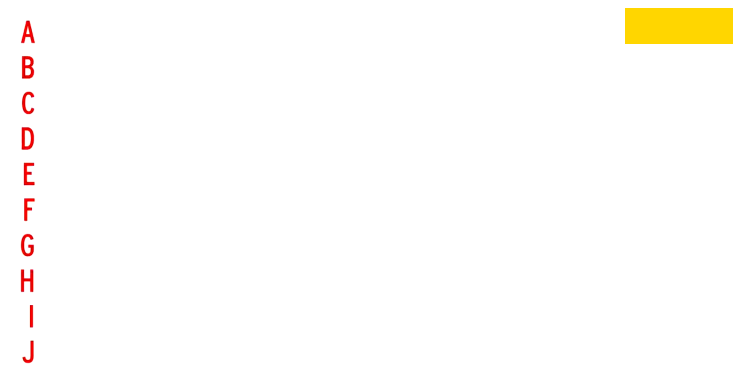
#> input picture resources/base.png, 1508 x 772 px (shown at 1/2 size)
$ python voteScreenGenerator.py resources/base.png   (older library calls are emulated)
#> lines starting #> are read from the running program, lines starting #| are printed output that depends on the picture
#> (reads resources/words.txt from the repository)
### utils/textTools.py
import re

def wrap_text(text,width,font,drawer):

    text_list = [text]

    while drawer.textsize(text_list[-1],font)[0] > width:
        nearest_space = get_nearest_space(text_list[-1],width,font,drawer)
        first = text_list[-1][:nearest_space]
        second = text_list[-1][nearest_space:]
        text_list[-1] = first
        text_list.append(second)

    return '\n'.join(text_list)


def get_nearest_space(text,width,font,drawer):

    text_width = drawer.textsize(text,font)[0]

    if width > text_width:
        return len(text)

    guess = len(text)*width // text_width

    while drawer.textsize(text[:guess],font)[0] < width:
        guess +=1

    while drawer.textsize(text[:guess],font)[0] > width:
        guess -= 1

    char_num = guess

    while char_num > 0:
        if text[char_num] == ' ':
            return char_num+1
        char_num -= 1

    return guess

# [5 lines left out: function simplify, not called in this run]

### voteScreenGenerator.py
import random, argparse, os, textwrap, json, csv
from PIL import Image, ImageDraw, ImageFont
from utils.textTools import wrap_text

#font change if needed
font = ImageFont.truetype('./resources/arial.ttf',30)
encoding = 'ISO-8859-15'

preserve=True
def parse_args(keylist):
    global preserve
    parser = argparse.ArgumentParser()
    parser.add_argument('input')
    parser.add_argument("-i", "--iterations", nargs='?', type=int, const=20, default=10, help='number of voting screens')
    parser.add_argument("-r", "--responses_to_use", nargs='+', default=[], type=int,
                        help='specify which responses you want to make voting screens for, use the number of responses, first response is 0')
    parser.add_argument("-p","--no_preserve",action='store_false',help='don\'t keep old slides')
    args = parser.parse_args()
    path = args.input
    its=args.iterations
    preserve=args.no_preserve
    submissions = []
    with open('./twows/{}/responses.csv'.format(path),'r',encoding=encoding) as csvfile:#read responses
#> (reads exampleTwow/responses.csv from the repository)
        reader = csv.reader(csvfile)
        for row in reader:
            submissions.append(row[1])

    random.shuffle(keylist)
    submissionCount = len(submissions)

    return (path,its,submissions,keylist,submissionCount,args.responses_to_use)

def create_random_order(submissions,its,submissionCount,to_use):
#> called with its = 10, submissionCount = 10
    voteList = []
    if len(to_use)==0:
        for i in range(int(10*its/len(submissions))+1):
            randomSubmissionOrder = list(range(submissionCount))
            random.shuffle(randomSubmissionOrder)
            voteList.append(randomSubmissionOrder)
    elif len(to_use)<10:
        for i in range(its):
            randomSubmissionOrder = to_use+random.sample(list(range(submissionCount)),10-len(to_use))
            random.shuffle(randomSubmissionOrder)
            voteList.append(randomSubmissionOrder)
    else:
        for i in range(int(10*its/len(to_use))+1):
            randomSubmissionOrder = list(range(len(to_use)))
            random.shuffle(randomSubmissionOrder)
            voteList.append(randomSubmissionOrder)

    return voteList

def count_words(text):
    return text.strip().count(' ')+1


def draw_screens(keylist,path,its,voteList,submissionCount,submissions):
#> called with path = 'resources/base.png', its = 10, submissionCount = 10
    global preserve
    screenDict = {}
    if preserve:
        try:
            screenDict = json.load(open('./twows/{}/dict.json'.format(path)))
#> (reads exampleTwow/dict.json from the repository)
        except:
            screenDict = {}
    top = len(screenDict)
    print(screenDict)

    voteNumber = 0
    text_writer = open('./twows/{}/ballots.txt'.format(path),'w')
    for iteration in range(its):

        base = Image.open('./resources/base.png').convert('RGB')
        drawer = ImageDraw.Draw(base)
        existingEntries = []

        word = keylist[iteration].upper()

        while word in screenDict.keys():
            keylist.pop(iteration)
            word = keylist[iteration].upper()

        w = drawer.textsize(word,font)[0]
#> w = 80
        drawer.text((1360-int(w/2), 30), word, font=font, fill="black")

        text_writer.write(word+'\n\n')

        for i in range(10):

            #ensures all submissions are displayed
            submissionNumber = voteList[int(voteNumber/submissionCount)][voteNumber%submissionCount]
            while submissionNumber in existingEntries:
                voteList[int(voteNumber/submissionCount)].remove(submissionNumber)
                voteList[int(voteNumber/submissionCount)].append(submissionNumber)
                submissionNumber = voteList[int(voteNumber/submissionCount)][voteNumber%submissionCount]

            response = wrap_text(submissions[submissionNumber],1100,font,drawer)
            drawer.text((100,70.875*i+60-drawer.textsize(response,font)[1]/2), response, font=font, fill=(0,0,0))
            distance = 130+drawer.textsize(response,font)[0]

            wordCount = count_words(response)

            if wordCount >10:
                drawer.text((distance,int(71.5*i)+42), str(wordCount), font=font, fill=(255,0,0))#blue
            else:
                drawer.text((distance,int(71.5*i)+42), str(wordCount), font=font, fill=(30,30,255))#red

            existingEntries.append(submissionNumber)
            ballot_line = ':regional_indicator_{}: {} ({})\n'.format(chr(i+97),submissions[submissionNumber],wordCount)
            text_writer.write(ballot_line)

            voteNumber+=1
#> this loop made 10 passes
#> (response, distance, wordCount) on passes 1, 2, 3, 4, 6, 7, 9, 10: ('this s a great response', 433, 5), ('firey firey firey', 317, 3), ('response 1', 278, 2), ('response 3', 278, 2), ('response 2', 278, 2), ('this is the sixth response', 458, 5), ('almost there', 295, 2), ('we need ten responses', 440, 4)
#> (distance, wordCount) on passes 5, 8: (1171, 35), (1225, 10)
#> after the loop, existingEntries = [4, 2, 0, 3, 8, 1, 5, 9, 7, 6]; voteNumber = 10

        screenDict[word]=list(existingEntries)
        base.save('./twows/{}/voteScreens/{}.png'.format(path,iteration+top))
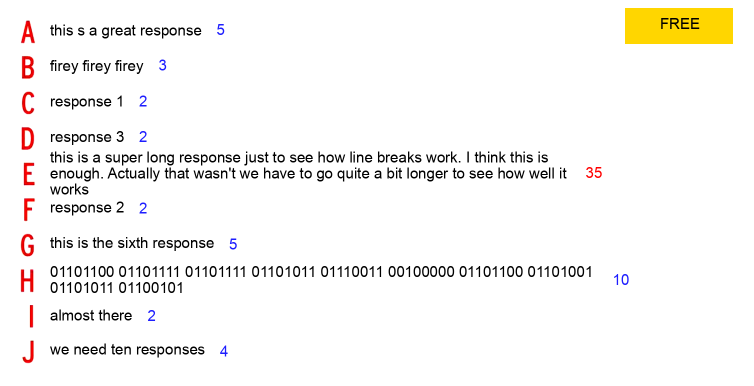
#> saved as 10.png: PIL image 1508x772 RGB (shown at 1/2 size); mean R, G, B 247.2, 245.7, 243.2
        text_writer.write('\n\n\n\n\n')

    open('./twows/{}/dict.json'.format(path),'w').write(json.dumps(screenDict))


def main():
    keylist = open('./resources/words.txt','r').read().split('\n')
    path,its,submissions,keylist,submissionCount,to_use = parse_args(keylist)
    voteList = create_random_order(submissions,its,submissionCount,to_use)

    os.makedirs('./twows/{}/voteScreens'.format(path), exist_ok=True)

    draw_screens(keylist,path,its,voteList,submissionCount,submissions)


if __name__ == '__main__':
    main()
